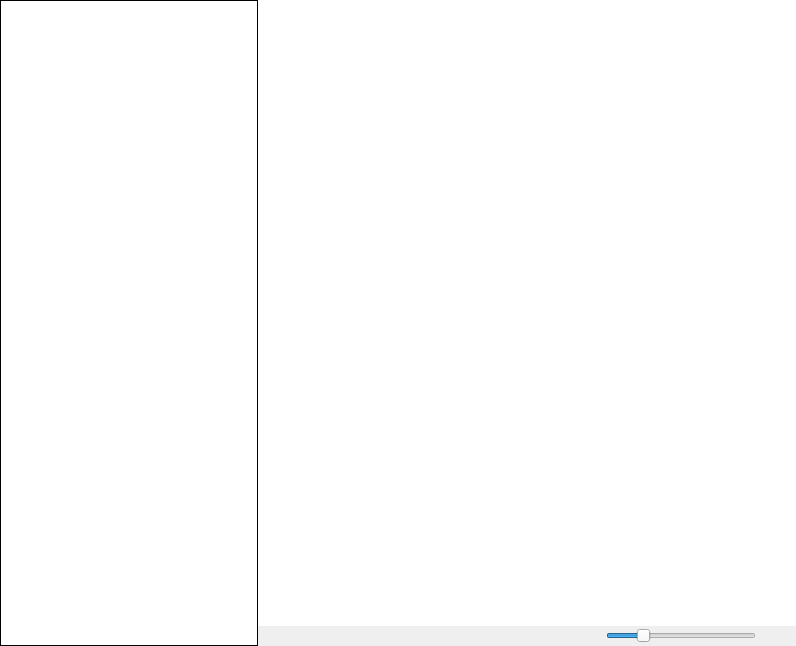
<?xml version="1.0" encoding="UTF-8"?>
<ui version="4.0">
 <class>documents</class>
 <widget class="QWidget" name="documents">
  <property name="enabled">
   <bool>true</bool>
  </property>
  <property name="geometry">
   <rect>
    <x>0</x>
    <y>0</y>
    <width>796</width>
    <height>646</height>
   </rect>
  </property>
  <property name="sizePolicy">
   <sizepolicy hsizetype="Preferred" vsizetype="Preferred">
    <horstretch>0</horstretch>
    <verstretch>0</verstretch>
   </sizepolicy>
  </property>
  <property name="contextMenuPolicy">
   <enum>Qt::DefaultContextMenu</enum>
  </property>
  <property name="windowTitle">
   <string>OpenBoard Documents</string>
  </property>
  <property name="styleSheet">
   <string notr="true"/>
  </property>
  <layout class="QVBoxLayout" name="verticalLayout">
   <item>
    <widget class="QFrame" name="topFrame">
     <property name="frameShape">
      <enum>QFrame::NoFrame</enum>
     </property>
     <property name="frameShadow">
      <enum>QFrame::Raised</enum>
     </property>
     <property name="lineWidth">
      <number>0</number>
     </property>
     <layout class="QHBoxLayout" name="horizontalLayout">
      <item>
       <widget class="QFrame" name="topLeftFrame">
        <property name="sizePolicy">
         <sizepolicy hsizetype="Fixed" vsizetype="Preferred">
          <horstretch>0</horstretch>
          <verstretch>0</verstretch>
         </sizepolicy>
        </property>
        <property name="frameShape">
         <enum>QFrame::Panel</enum>
        </property>
        <property name="frameShadow">
         <enum>QFrame::Plain</enum>
        </property>
        <layout class="QVBoxLayout" name="verticalLayout_2">
         <property name="spacing">
          <number>0</number>
         </property>
         <property name="leftMargin">
          <number>0</number>
         </property>
         <property name="topMargin">
          <number>0</number>
         </property>
         <property name="rightMargin">
          <number>0</number>
         </property>
         <property name="bottomMargin">
          <number>0</number>
         </property>
         <item>
          <widget class="UBDocumentTreeWidget" name="documentTreeWidget">
           <property name="sizePolicy">
            <sizepolicy hsizetype="Maximum" vsizetype="Expanding">
             <horstretch>0</horstretch>
             <verstretch>0</verstretch>
            </sizepolicy>
           </property>
           <property name="styleSheet">
            <string notr="true"/>
           </property>
           <property name="frameShape">
            <enum>QFrame::NoFrame</enum>
           </property>
           <property name="frameShadow">
            <enum>QFrame::Plain</enum>
           </property>
           <property name="lineWidth">
            <number>1</number>
           </property>
           <property name="horizontalScrollMode">
            <enum>QAbstractItemView::ScrollPerPixel</enum>
           </property>
           <property name="autoExpandDelay">
            <number>2</number>
           </property>
           <property name="headerHidden">
            <bool>true</bool>
           </property>
           <attribute name="headerVisible">
            <bool>false</bool>
           </attribute>
           <column>
            <property name="text">
             <string notr="true">1</string>
            </property>
           </column>
          </widget>
         </item>
        </layout>
       </widget>
      </item>
      <item>
       <widget class="QWidget" name="topRightFrame" native="true">
        <property name="styleSheet">
         <string notr="true"/>
        </property>
        <layout class="QVBoxLayout" name="verticalLayout_3">
         <property name="leftMargin">
          <number>0</number>
         </property>
         <property name="topMargin">
          <number>0</number>
         </property>
         <property name="rightMargin">
          <number>0</number>
         </property>
         <property name="bottomMargin">
          <number>0</number>
         </property>
         <item>
          <widget class="UBDocumentThumbnailWidget" name="thumbnailWidget">
           <property name="contextMenuPolicy">
            <enum>Qt::NoContextMenu</enum>
           </property>
           <property name="styleSheet">
            <string notr="true"/>
           </property>
           <property name="frameShape">
            <enum>QFrame::NoFrame</enum>
           </property>
           <property name="frameShadow">
            <enum>QFrame::Plain</enum>
           </property>
           <property name="lineWidth">
            <number>1</number>
           </property>
           <property name="verticalScrollBarPolicy">
            <enum>Qt::ScrollBarAsNeeded</enum>
           </property>
           <property name="horizontalScrollBarPolicy">
            <enum>Qt::ScrollBarAlwaysOff</enum>
           </property>
           <property name="dragMode">
            <enum>QGraphicsView::NoDrag</enum>
           </property>
          </widget>
         </item>
         <item>
          <widget class="QWidget" name="bottomRightFrame" native="true">
           <layout class="QHBoxLayout" name="horizontalLayout_2">
            <property name="spacing">
             <number>0</number>
            </property>
            <property name="leftMargin">
             <number>0</number>
            </property>
            <property name="topMargin">
             <number>0</number>
            </property>
            <property name="rightMargin">
             <number>0</number>
            </property>
            <property name="bottomMargin">
             <number>0</number>
            </property>
            <item>
             <spacer name="horizontalSpacer2">
              <property name="orientation">
               <enum>Qt::Horizontal</enum>
              </property>
              <property name="sizeHint" stdset="0">
               <size>
                <width>300</width>
                <height>20</height>
               </size>
              </property>
             </spacer>
            </item>
            <item>
             <widget class="QSlider" name="documentZoomSlider">
              <property name="sizePolicy">
               <sizepolicy hsizetype="Fixed" vsizetype="Fixed">
                <horstretch>0</horstretch>
                <verstretch>0</verstretch>
               </sizepolicy>
              </property>
              <property name="minimumSize">
               <size>
                <width>150</width>
                <height>0</height>
               </size>
              </property>
              <property name="styleSheet">
               <string notr="true"/>
              </property>
              <property name="minimum">
               <number>50</number>
              </property>
              <property name="maximum">
               <number>500</number>
              </property>
              <property name="singleStep">
               <number>10</number>
              </property>
              <property name="value">
               <number>150</number>
              </property>
              <property name="orientation">
               <enum>Qt::Horizontal</enum>
              </property>
              <property name="invertedAppearance">
               <bool>false</bool>
              </property>
              <property name="invertedControls">
               <bool>false</bool>
              </property>
             </widget>
            </item>
            <item>
             <spacer name="horizontalSpacer1">
              <property name="orientation">
               <enum>Qt::Horizontal</enum>
              </property>
              <property name="sizeType">
               <enum>QSizePolicy::Maximum</enum>
              </property>
              <property name="sizeHint" stdset="0">
               <size>
                <width>40</width>
                <height>20</height>
               </size>
              </property>
             </spacer>
            </item>
           </layout>
          </widget>
         </item>
        </layout>
       </widget>
      </item>
     </layout>
    </widget>
   </item>
  </layout>
 </widget>
 <layoutdefault spacing="0" margin="0"/>
 <customwidgets>
  <customwidget>
   <class>UBDocumentThumbnailWidget</class>
   <extends>QGraphicsView</extends>
   <header location="global">gui/UBDocumentThumbnailWidget.h</header>
  </customwidget>
  <customwidget>
   <class>UBDocumentTreeWidget</class>
   <extends>QTreeWidget</extends>
   <header location="global">gui/UBDocumentTreeWidget.h</header>
  </customwidget>
 </customwidgets>
 <resources/>
 <connections/>
</ui>
